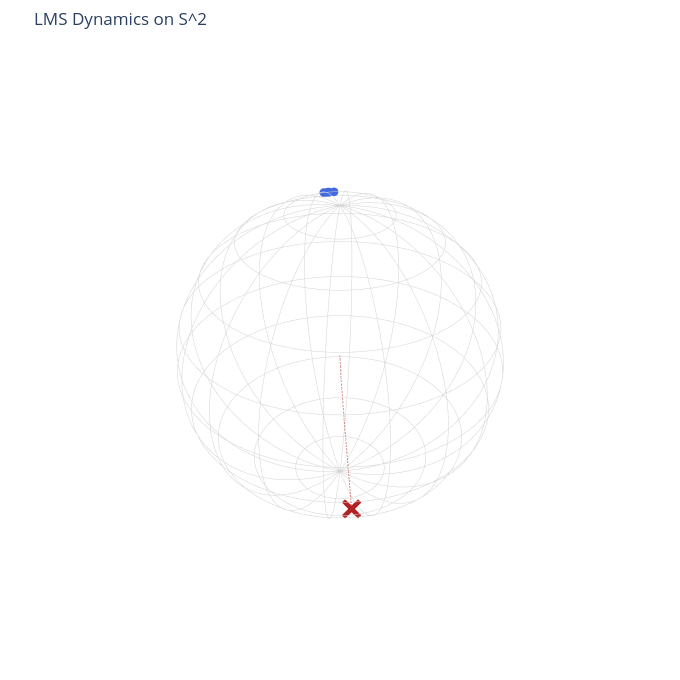

The cell this chart's notebook holds for it:
### Markdown cell above
## 1.2 Real Möbius map on ball / sphere
This is the real version of the Möbius map ($M_w$) we discussed:

$$
M_w(x) = \frac{(1 - |w|^2)(x - |x|^2 w)}{1 - 2\langle w,x\rangle + |w|^2 |x|^2} - w.
$$

### Code cell
%cd /Users/adamsobieszek/pitch/pitch-website/public/notebooks/kuramoto/LMSSPP/src
from lmsspp import (
    random_points_on_sphere, integrate_w_euler, make_sphere_figure, reconstruct_sphere_trajectory
)
import torch

p3 = random_points_on_sphere(640, 3)
a = torch.ones(640)
res = integrate_w_euler(torch.zeros(3), p3, a, dt=1e-3, steps=300)
x_traj = reconstruct_sphere_trajectory(res.trajectory, p3)
fig = make_sphere_figure(x_traj[-1], w_t=res.trajectory[-1], w_path=res.trajectory)
fig.show()

### Figure 1 — Plotly figure (JSON) as saved in the notebook; plotly's stock layout.template omitted (floating-point values rounded to 4 significant figures; data arrays with more than 128 entries replaced by an {"elided": "..."} marker saying what was removed)
{"data": [{"hoverinfo": "skip", "line": {"color": "lightgrey", "width": 1}, "mode": "lines", "showlegend": false, "type": "scatter3d", "x": {"elided": "200 float values"}, "y": {"elided": "200 float values"}, "z": {"elided": "200 float values"}}, {"hoverinfo": "skip", "line": {"color": "lightgrey", "width": 1}, "mode": "lines", "showlegend": false, "type": "scatter3d", "x": {"elided": "200 float values"}, "y": {"elided": "200 float values"}, "z": {"elided": "200 float values"}}, {"hoverinfo": "skip", "line": {"color": "lightgrey", "width": 1}, "mode": "lines", "showlegend": false, "type": "scatter3d", "x": {"elided": "200 float values"}, "y": {"elided": "200 float values"}, "z": {"elided": "200 float values"}}, {"hoverinfo": "skip", "line": {"color": "lightgrey", "width": 1}, "mode": "lines", "showlegend": false, "type": "scatter3d", "x": {"elided": "200 float values"}, "y": {"elided": "200 float values"}, "z": {"elided": "200 float values"}}, {"hoverinfo": "skip", "line": {"color": "lightgrey", "width": 1}, "mode": "lines", "showlegend": false, "type": "scatter3d", "x": {"elided": "200 float values"}, "y": {"elided": "200 float values"}, "z": {"elided": "200 int values"}}, {"hoverinfo": "skip", "line": {"color": "lightgrey", "width": 1}, "mode": "lines", "showlegend": false, "type": "scatter3d", "x": {"elided": "200 float values"}, "y": {"elided": "200 float values"}, "z": {"elided": "200 float values"}}, {"hoverinfo": "skip", "line": {"color": "lightgrey", "width": 1}, "mode": "lines", "showlegend": false, "type": "scatter3d", "x": {"elided": "200 float values"}, "y": {"elided": "200 float values"}, "z": {"elided": "200 float values"}}, {"hoverinfo": "skip", "line": {"color": "lightgrey", "width": 1}, "mode": "lines", "showlegend": false, "type": "scatter3d", "x": {"elided": "200 float values"}, "y": {"elided": "200 float values"}, "z": {"elided": "200 float values"}}, {"hoverinfo": "skip", "line": {"color": "lightgrey", "width": 1}, "mode": "lines", "showlegend": false, "type": "scatter3d", "x": {"elided": "200 float values"}, "y": {"elided": "200 float values"}, "z": {"elided": "200 float values"}}, {"hoverinfo": "skip", "line": {"color": "lightgrey", "width": 1}, "mode": "lines", "showlegend": false, "type": "scatter3d", "x": {"elided": "200 float values"}, "y": {"elided": "200 int values"}, "z": {"elided": "200 float values"}}, {"hoverinfo": "skip", "line": {"color": "lightgrey", "width": 1}, "mode": "lines", "showlegend": false, "type": "scatter3d", "x": {"elided": "200 float values"}, "y": {"elided": "200 float values"}, "z": {"elided": "200 float values"}}, {"hoverinfo": "skip", "line": {"color": "lightgrey", "width": 1}, "mode": "lines", "showlegend": false, "type": "scatter3d", "x": {"elided": "200 float values"}, "y": {"elided": "200 float values"}, "z": {"elided": "200 float values"}}, {"hoverinfo": "skip", "line": {"color": "lightgrey", "width": 1}, "mode": "lines", "showlegend": false, "type": "scatter3d", "x": {"elided": "200 float values"}, "y": {"elided": "200 float values"}, "z": {"elided": "200 float values"}}, {"hoverinfo": "skip", "line": {"color": "lightgrey", "width": 1}, "mode": "lines", "showlegend": false, "type": "scatter3d", "x": {"elided": "200 float values"}, "y": {"elided": "200 float values"}, "z": {"elided": "200 float values"}}, {"hoverinfo": "skip", "line": {"color": "lightgrey", "width": 1}, "mode": "lines", "showlegend": false, "type": "scatter3d", "x": {"elided": "200 float values"}, "y": {"elided": "200 float values"}, "z": {"elided": "200 float values"}}, {"hoverinfo": "skip", "line": {"color": "lightgrey", "width": 1}, "mode": "lines", "showlegend": false, "type": "scatter3d", "x": {"elided": "200 float values"}, "y": {"elided": "200 float values"}, "z": {"elided": "200 float values"}}, {"hoverinfo": "skip", "line": {"color": "lightgrey", "width": 1}, "mode": "lines", "showlegend": false, "type": "scatter3d", "x": {"elided": "200 float values"}, "y": {"elided": "200 float values"}, "z": {"elided": "200 float values"}}, {"hoverinfo": "skip", "line": {"color": "lightgrey", "width": 1}, "mode": "lines", "showlegend": false, "type": "scatter3d", "x": {"elided": "200 float values"}, "y": {"elided": "200 float values"}, "z": {"elided": "200 float values"}}, {"hoverinfo": "skip", "line": {"color": "lightgrey", "width": 1}, "mode": "lines", "showlegend": false, "type": "scatter3d", "x": {"elided": "200 float values"}, "y": {"elided": "200 float values"}, "z": {"elided": "200 float values"}}, {"hoverinfo": "skip", "line": {"color": "lightgrey", "width": 1}, "mode": "lines", "showlegend": false, "type": "scatter3d", "x": {"elided": "200 float values"}, "y": {"elided": "200 float values"}, "z": {"elided": "200 float values"}}, {"hoverinfo": "skip", "line": {"color": "lightgrey", "width": 1}, "mode": "lines", "showlegend": false, "type": "scatter3d", "x": {"elided": "200 float values"}, "y": {"elided": "200 float values"}, "z": {"elided": "200 float values"}}, {"hoverinfo": "skip", "line": {"color": "lightgrey", "width": 1}, "mode": "lines", "showlegend": false, "type": "scatter3d", "x": {"elided": "200 float values"}, "y": {"elided": "200 float values"}, "z": {"elided": "200 float values"}}, {"hoverinfo": "skip", "line": {"color": "lightgrey", "width": 1}, "mode": "lines", "showlegend": false, "type": "scatter3d", "x": {"elided": "200 float values"}, "y": {"elided": "200 float values"}, "z": {"elided": "200 float values"}}, {"hoverinfo": "skip", "line": {"color": "lightgrey", "width": 1}, "mode": "lines", "showlegend": false, "type": "scatter3d", "x": {"elided": "200 float values"}, "y": {"elided": "200 float values"}, "z": {"elided": "200 float values"}}, {"hoverinfo": "skip", "line": {"color": "lightgrey", "width": 1}, "mode": "lines", "showlegend": false, "type": "scatter3d", "x": {"elided": "200 float values"}, "y": {"elided": "200 float values"}, "z": {"elided": "200 float values"}}, {"hoverinfo": "skip", "line": {"color": "lightgrey", "width": 1}, "mode": "lines", "showlegend": false, "type": "scatter3d", "x": {"elided": "200 float values"}, "y": {"elided": "200 float values"}, "z": {"elided": "200 float values"}}, {"hoverinfo": "skip", "line": {"color": "lightgrey", "width": 1}, "mode": "lines", "showlegend": false, "type": "scatter3d", "x": {"elided": "200 float values"}, "y": {"elided": "200 float values"}, "z": {"elided": "200 float values"}}, {"marker": {"color": "royalblue", "size": 5}, "mode": "markers", "name": "x_i(t)", "type": "scatter3d", "x": {"elided": "640 float values"}, "y": {"elided": "640 float values"}, "z": {"elided": "640 float values"}}, {"line": {"color": "firebrick", "dash": "dot", "width": 2}, "mode": "lines", "name": "w path", "type": "scatter3d", "x": {"elided": "301 float values"}, "y": {"elided": "301 float values"}, "z": {"elided": "301 float values"}}, {"marker": {"color": "firebrick", "size": 7, "symbol": "x"}, "mode": "markers", "name": "w(t)", "type": "scatter3d", "x": [0.2751], "y": [0.3799], "z": [-0.8821]}], "layout": {"height": 680, "margin": {"b": 20, "l": 20, "r": 20, "t": 50}, "scene": {"aspectmode": "data", "xaxis": {"visible": false}, "yaxis": {"visible": false}, "zaxis": {"visible": false}}, "showlegend": false, "title": {"text": "LMS Dynamics on S^2"}, "width": 680}}
